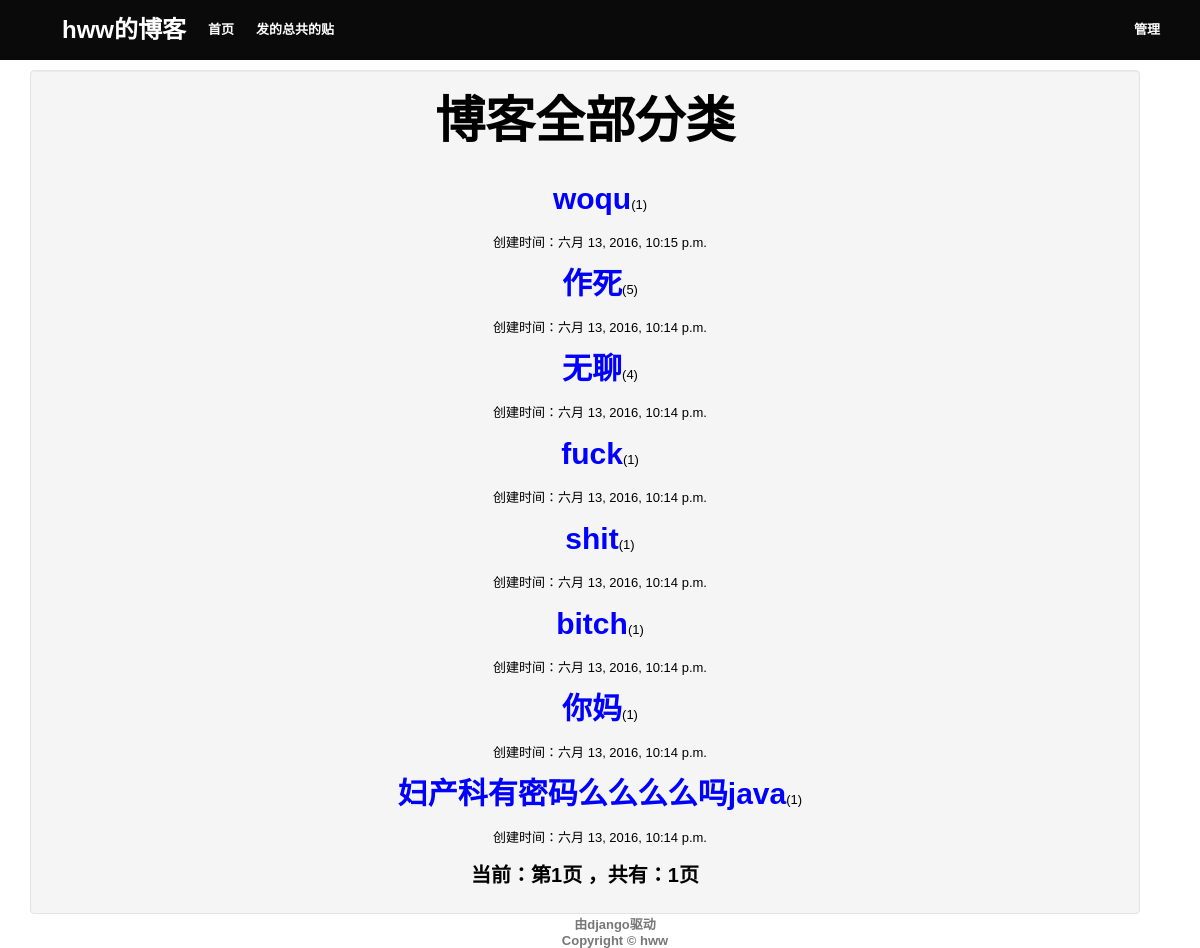
The app's page /category/all/this?page=2, older data.
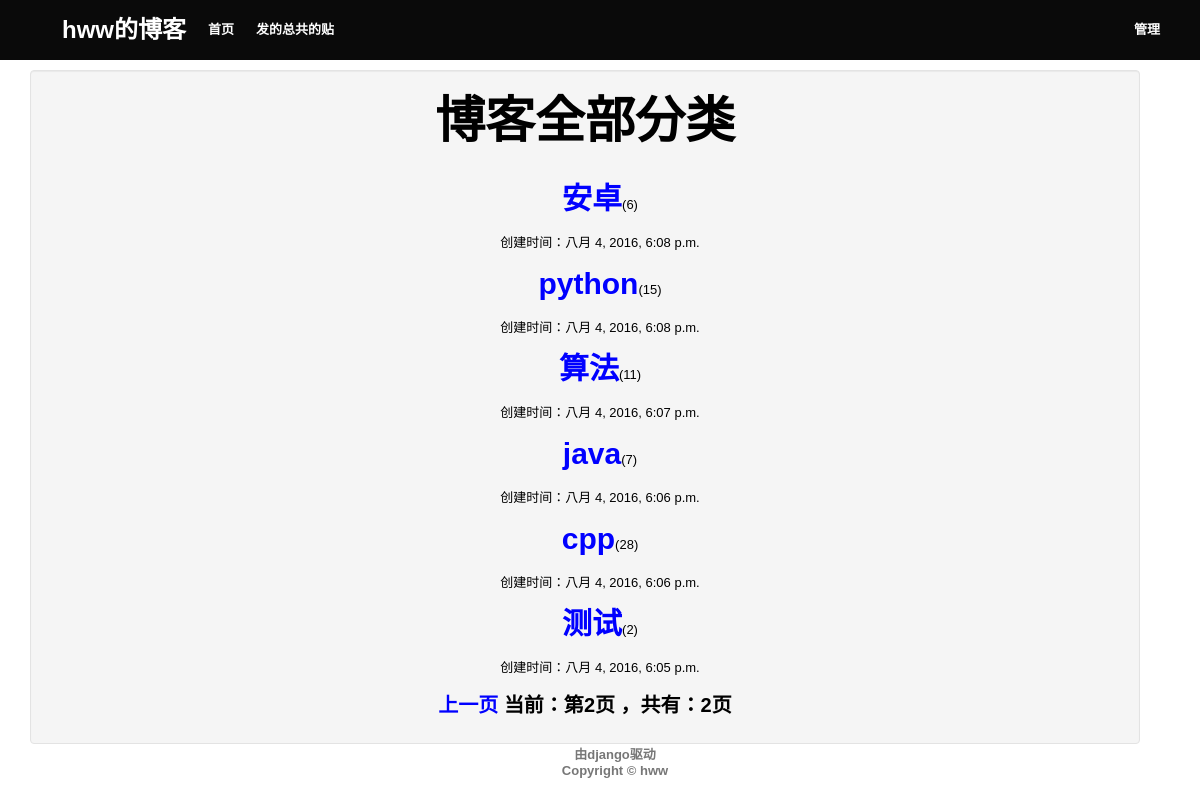
The same page, newer data.
### myblog/models.py (models this page shows, shortened)
class Category(models.Model):
    name=models.CharField('文章类别',max_length=32)
    time=models.DateTimeField('第一次创建时间',auto_now_add=True)
    class Meta:
        ordering=['-time']

### myblog/views.py (the view)
# urls.py: url(r'^category/all/this',views.allofcategory,name='category'),
def allofcategory(request):
    category=Category.objects.all()
    paginator = Paginator(category, 10) # Show 25 contacts per page
    page = request.GET.get('page')
    try:
        contacts = paginator.page(page)
    except PageNotAnInteger:
        contacts = paginator.page(1)
    except EmptyPage:
        contacts = paginator.page(paginator.num_pages)
    return render(request, 'category_all.html', {'category':contacts})

### myblog/templates/category_all.html (shortened to what this page needs)
<html>
<head>
</head>
<body>
<link href="/static/css/all_category.css" type="text/css" rel="stylesheet" />
	<div class="whole_header">
		<div class="nav">
			<div style="width: 1120px; margin: 0 auto">
				<div class="inner_nav1">
					<a style="font-size: 24px;" href='/'>hww的博客</a>
					<a href="/">首页</a>
					<a href='/'>发的总共的贴</a>
				</div>
				<div class="inner_nav2">
					<a href="/admin">管理</a>
				</div>
			</div>
		</div>
	</div>
	<br/>
	<br/>
	<br/>
	<br/>
<div class="body">
		<div class="col-lg-4">
			<div class="well">
					<div class="h">
					<strong>博客全部分类</strong>
					</div>
					<span class="row">
						<div class="col-lg-12">
							<ul class="list-unstyled" >
								{% for j in category%}
								<li>
									<a style="font-size:30px;line-height:40px;font-weight:blod;" href='/category/{{j.name }}' class="Category" >{{j.name }}</a>({{j.article_set.all|length}})
									<p>创建时间：{{j.time}}</p>
								</li>
								{%endfor%}
							</ul>
						</div>
					</span>
					<div class="pagination">
							<span class="step-links">
								{% if category.has_previous %}
									<a href="?page={{ category.previous_page_number }}">上一页</a>
								{% endif %}
								<span class="current">
									<span style="font-weight:bold;">当前：第{{ category.number }}页 ，共有：{{ category.paginator.num_pages }}页</span>
								</span>
							</span>
					</div>
			</div>
		</div>
		<footer>
			<div class="text-center">
				<div class="row">
					<div class="col-lg-12">
						<div class="text-muted">
							<a href="https://www.djangoproject.com/">由django驱动</a>
							<br/>
							<a href="/introduce">Copyright © hww</a>
						</div>
					</div>
				</div>
			</div>
		</footer>
</div>
</body>
</html>

Row changes from the older to the newer data that the page shows:
no longer on this page (row edited): Category: name "woqu", article_set.all|length "1", time "六月 13, 2016, 10:15 p.m."
removed Category: name "fuck", article_set.all|length "1", time "六月 13, 2016, 10:14 p.m."
removed Category: name "bitch", article_set.all|length "1", time "六月 13, 2016, 10:14 p.m."
no longer on this page (row edited): Category: name "妇产科有密码么么么么吗java", article_set.all|length "1", time "六月 13, 2016, 10:14 p.m."
changed Category (number 1 of 6 on the later page): name "你妈" → "安卓"; article_set.all|length "1" → "6"; time "六月 13, 2016, 10:14 p.m." → "八月 4, 2016, 6:08 p.m."; moves up the list
added Category: name "python", article_set.all|length "15", time "八月 4, 2016, 6:08 p.m."
changed Category (number 3 of 6 on the later page): name "shit" → "算法"; article_set.all|length "1" → "11"; time "六月 13, 2016, 10:14 p.m." → "八月 4, 2016, 6:07 p.m."; moves up the list
added Category: name "java", article_set.all|length "7", time "八月 4, 2016, 6:06 p.m."
changed Category: name "无聊" → "cpp"; article_set.all|length "4" → "28"; time "六月 13, 2016, 10:14 p.m." → "八月 4, 2016, 6:06 p.m."; moves down the list
changed Category (number 6 of 6 on the later page): name "作死" → "测试"; article_set.all|length "5" → "2"; time "六月 13, 2016, 10:14 p.m." → "八月 4, 2016, 6:05 p.m."
Text that changed along with them:
{{ category.number }}: "1" → "2"
{{ category.paginator.num_pages }}: "1" → "2"
text now shown: "上一页"
